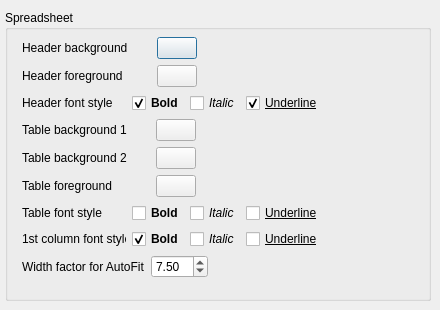
   <widget class="QWidget" name="UIsettings">
    <attribute name="title">
     <string>UI Settings</string>
    </attribute>
    <widget class="QGroupBox" name="Spreadsheet_Layout">
     <property name="geometry">
      <rect>
       <x>5</x>
       <y>10</y>
       <width>426</width>
       <height>291</height>
      </rect>
     </property>
     <property name="title">
      <string>Spreadsheet</string>
     </property>
     <widget class="QWidget" name="layoutWidget">
      <property name="geometry">
       <rect>
        <x>17</x>
        <y>27</y>
        <width>301</width>
        <height>248</height>
       </rect>
      </property>
      <layout class="QFormLayout" name="formLayout">
       <item row="0" column="0">
        <layout class="QGridLayout" name="gridLayout_3">
         <item row="0" column="0">
          <widget class="QLabel" name="label_27">
           <property name="text">
            <string>Header background       </string>
           </property>
          </widget>
         </item>
         <item row="0" column="1">
          <widget class="Gui::PrefColorButton" name="SprHeaderBackGround">
           <property name="autoDefault">
            <bool>false</bool>
           </property>
           <property name="default">
            <bool>true</bool>
           </property>
           <property name="color">
            <color>
             <red>243</red>
             <green>202</green>
             <blue>98</blue>
            </color>
           </property>
           <property name="allowTransparency">
            <bool>false</bool>
           </property>
           <property name="prefEntry" stdset="0">
            <cstring>SpreadSheetHeaderBackGround</cstring>
           </property>
           <property name="prefPath" stdset="0">
            <cstring>Mod/TitleBlock Workbench</cstring>
           </property>
          </widget>
         </item>
         <item row="1" column="0">
          <widget class="QLabel" name="label_28">
           <property name="text">
            <string>Header foreground</string>
           </property>
          </widget>
         </item>
         <item row="1" column="1">
          <widget class="Gui::PrefColorButton" name="SprHeaderForeGround">
           <property name="checkable">
            <bool>false</bool>
           </property>
           <property name="checked">
            <bool>false</bool>
           </property>
           <property name="autoDefault">
            <bool>false</bool>
           </property>
           <property name="default">
            <bool>false</bool>
           </property>
           <property name="flat">
            <bool>false</bool>
           </property>
           <property name="color">
            <color>
             <red>0</red>
             <green>0</green>
             <blue>0</blue>
            </color>
           </property>
           <property name="allowTransparency">
            <bool>false</bool>
           </property>
           <property name="prefEntry" stdset="0">
            <cstring>SpreadSheetHeaderForeGround</cstring>
           </property>
           <property name="prefPath" stdset="0">
            <cstring>Mod/TitleBlock Workbench</cstring>
           </property>
          </widget>
         </item>
        </layout>
       </item>
       <item row="1" column="0" colspan="2">
        <layout class="QGridLayout" name="gridLayout_4">
         <item row="0" column="0">
          <widget class="QLabel" name="label_29">
           <property name="sizePolicy">
            <sizepolicy hsizetype="Preferred" vsizetype="Preferred">
             <horstretch>40</horstretch>
             <verstretch>0</verstretch>
            </sizepolicy>
           </property>
           <property name="text">
            <string>Header font style</string>
           </property>
          </widget>
         </item>
         <item row="0" column="1">
          <widget class="Gui::PrefCheckBox" name="SprHeaderFontStyle_Bold">
           <property name="font">
            <font>
             <weight>75</weight>
             <bold>true</bold>
            </font>
           </property>
           <property name="text">
            <string>Bold</string>
           </property>
           <property name="checked">
            <bool>true</bool>
           </property>
           <property name="prefEntry" stdset="0">
            <cstring>SpreadsheetHeaderFontStyle_Bold</cstring>
           </property>
           <property name="prefPath" stdset="0">
            <cstring>Mod/TitleBlock Workbench</cstring>
           </property>
          </widget>
         </item>
         <item row="0" column="2">
          <widget class="Gui::PrefCheckBox" name="SprHeaderFontStyle_Italic">
           <property name="font">
            <font>
             <italic>true</italic>
            </font>
           </property>
           <property name="text">
            <string>Italic</string>
           </property>
           <property name="prefEntry" stdset="0">
            <cstring>SpreadsheetHeaderFontStyle_Italic</cstring>
           </property>
           <property name="prefPath" stdset="0">
            <cstring>Mod/TitleBlock Workbench</cstring>
           </property>
          </widget>
         </item>
         <item row="0" column="3">
          <widget class="Gui::PrefCheckBox" name="SprHeaderFontStyle_Underline">
           <property name="font">
            <font>
             <underline>true</underline>
            </font>
           </property>
           <property name="text">
            <string>Underline</string>
           </property>
           <property name="checked">
            <bool>true</bool>
           </property>
           <property name="prefEntry" stdset="0">
            <cstring>SpreadsheetHeaderFontStyle_Underline</cstring>
           </property>
           <property name="prefPath" stdset="0">
            <cstring>Mod/TitleBlock Workbench</cstring>
           </property>
          </widget>
         </item>
        </layout>
       </item>
       <item row="2" column="0">
        <layout class="QGridLayout" name="gridLayout_5">
         <item row="2" column="0">
          <widget class="QLabel" name="label_31">
           <property name="text">
            <string>Table foreground</string>
           </property>
          </widget>
         </item>
         <item row="0" column="1">
          <widget class="Gui::PrefColorButton" name="SprTableBackGround_1">
           <property name="color">
            <color>
             <red>169</red>
             <green>169</green>
             <blue>169</blue>
            </color>
           </property>
           <property name="prefEntry" stdset="0">
            <cstring>SpreadSheetTableBackGround_1</cstring>
           </property>
           <property name="prefPath" stdset="0">
            <cstring>Mod/TitleBlock Workbench</cstring>
           </property>
          </widget>
         </item>
         <item row="0" column="0">
          <widget class="QLabel" name="label_30">
           <property name="text">
            <string>Table background 1       </string>
           </property>
          </widget>
         </item>
         <item row="2" column="1">
          <widget class="Gui::PrefColorButton" name="SprTableForeGround">
           <property name="color">
            <color>
             <red>0</red>
             <green>0</green>
             <blue>0</blue>
            </color>
           </property>
           <property name="prefEntry" stdset="0">
            <cstring>SpreadSheetTableForeGround</cstring>
           </property>
           <property name="prefPath" stdset="0">
            <cstring>Mod/TitleBlock Workbench</cstring>
           </property>
          </widget>
         </item>
         <item row="1" column="0">
          <widget class="QLabel" name="label_33">
           <property name="text">
            <string>Table background 2</string>
           </property>
          </widget>
         </item>
         <item row="1" column="1">
          <widget class="Gui::PrefColorButton" name="SprTableBackGround_2">
           <property name="color">
            <color>
             <red>128</red>
             <green>128</green>
             <blue>128</blue>
            </color>
           </property>
           <property name="prefEntry" stdset="0">
            <cstring>SpreadSheetTableBackGround_2</cstring>
           </property>
           <property name="prefPath" stdset="0">
            <cstring>Mod/TitleBlock Workbench</cstring>
           </property>
          </widget>
         </item>
        </layout>
       </item>
       <item row="3" column="0" colspan="2">
        <layout class="QGridLayout" name="gridLayout_6">
         <item row="0" column="0">
          <widget class="QLabel" name="label_32">
           <property name="sizePolicy">
            <sizepolicy hsizetype="Preferred" vsizetype="Preferred">
             <horstretch>40</horstretch>
             <verstretch>0</verstretch>
            </sizepolicy>
           </property>
           <property name="text">
            <string>Table font style</string>
           </property>
          </widget>
         </item>
         <item row="0" column="1">
          <widget class="Gui::PrefCheckBox" name="SprTableFontStyle_Bold">
           <property name="font">
            <font>
             <weight>75</weight>
             <bold>true</bold>
            </font>
           </property>
           <property name="text">
            <string>Bold</string>
           </property>
           <property name="prefEntry" stdset="0">
            <cstring>SpreadsheetTableFontStyle_Bold</cstring>
           </property>
           <property name="prefPath" stdset="0">
            <cstring>Mod/TitleBlock Workbench</cstring>
           </property>
          </widget>
         </item>
         <item row="0" column="2">
          <widget class="Gui::PrefCheckBox" name="SprTableFontStyle_Italic">
           <property name="font">
            <font>
             <italic>true</italic>
            </font>
           </property>
           <property name="text">
            <string>Italic</string>
           </property>
           <property name="prefEntry" stdset="0">
            <cstring>SpreadsheetTableFontStyle_Italic</cstring>
           </property>
           <property name="prefPath" stdset="0">
            <cstring>Mod/TitleBlock Workbench</cstring>
           </property>
          </widget>
         </item>
         <item row="0" column="3">
          <widget class="Gui::PrefCheckBox" name="SprTableFontStyle_Underline">
           <property name="font">
            <font>
             <underline>true</underline>
            </font>
           </property>
           <property name="text">
            <string>Underline</string>
           </property>
           <property name="prefEntry" stdset="0">
            <cstring>SpreadsheetTableFontStyle_Underline</cstring>
           </property>
           <property name="prefPath" stdset="0">
            <cstring>Mod/TitleBlock Workbench</cstring>
           </property>
          </widget>
         </item>
        </layout>
       </item>
       <item row="4" column="0" colspan="2">
        <layout class="QGridLayout" name="gridLayout_7">
         <property name="sizeConstraint">
          <enum>QLayout::SetDefaultConstraint</enum>
         </property>
         <property name="horizontalSpacing">
          <number>6</number>
         </property>
         <item row="0" column="0">
          <widget class="QLabel" name="label_34">
           <property name="sizePolicy">
            <sizepolicy hsizetype="Preferred" vsizetype="Preferred">
             <horstretch>40</horstretch>
             <verstretch>0</verstretch>
            </sizepolicy>
           </property>
           <property name="text">
            <string>1st column font style</string>
           </property>
          </widget>
         </item>
         <item row="0" column="1">
          <widget class="Gui::PrefCheckBox" name="SprColumnFontStyle_Bold">
           <property name="font">
            <font>
             <weight>75</weight>
             <bold>true</bold>
            </font>
           </property>
           <property name="text">
            <string>Bold</string>
           </property>
           <property name="checked">
            <bool>true</bool>
           </property>
           <property name="prefEntry" stdset="0">
            <cstring>SpreadsheetColumnFontStyle_Bold</cstring>
           </property>
           <property name="prefPath" stdset="0">
            <cstring>Mod/TitleBlock Workbench</cstring>
           </property>
          </widget>
         </item>
         <item row="0" column="2">
          <widget class="Gui::PrefCheckBox" name="SprColumnFontStyle_Italic">
           <property name="font">
            <font>
             <italic>true</italic>
            </font>
           </property>
           <property name="text">
            <string>Italic</string>
           </property>
           <property name="prefEntry" stdset="0">
            <cstring>SpreadsheetColumnFontStyle_Italic</cstring>
           </property>
           <property name="prefPath" stdset="0">
            <cstring>Mod/TitleBlock Workbench</cstring>
           </property>
          </widget>
         </item>
         <item row="0" column="3">
          <widget class="Gui::PrefCheckBox" name="SprColumnFontStyle_Underline">
           <property name="font">
            <font>
             <underline>true</underline>
            </font>
           </property>
           <property name="text">
            <string>Underline</string>
           </property>
           <property name="prefEntry" stdset="0">
            <cstring>SpreadsheetColumnFontStyle_Underline</cstring>
           </property>
           <property name="prefPath" stdset="0">
            <cstring>Mod/TitleBlock Workbench</cstring>
           </property>
          </widget>
         </item>
        </layout>
       </item>
       <item row="5" column="0">
        <layout class="QFormLayout" name="formLayout_2">
         <item row="0" column="0">
          <widget class="QLabel" name="label_35">
           <property name="text">
            <string>Width factor for AutoFit</string>
           </property>
          </widget>
         </item>
         <item row="0" column="1">
          <widget class="Gui::PrefDoubleSpinBox" name="AutoFitFactor">
           <property name="singleStep">
            <double>0.500000000000000</double>
           </property>
           <property name="value">
            <double>7.500000000000000</double>
           </property>
           <property name="prefEntry" stdset="0">
            <cstring>AutoFitFactor</cstring>
           </property>
           <property name="prefPath" stdset="0">
            <cstring>Mod/TitleBlock Workbench</cstring>
           </property>
          </widget>
         </item>
        </layout>
       </item>
      </layout>
     </widget>
    </widget>
   </widget>
